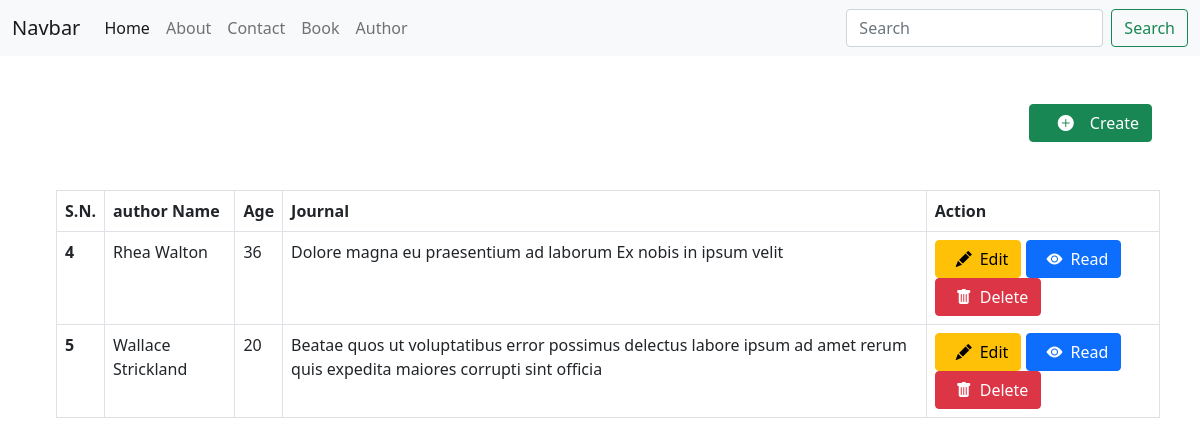
The page /author on the database its author committed.
### first/models.py (models this page shows, shortened)
class Author(models.Model):
    name = models.CharField(max_length=150)
    age = models.PositiveIntegerField()
    active_date = models.DateField()
    penname = models.CharField(max_length=150)
    journal = models.CharField(max_length=150)

### first/views.py (the view)
# urls.py: path('author', views.author, name="author"),
def author(request):
    author = Author.objects.all()
    context={
        'author':author
    }
    return render(request, 'author.html', context)

### templates/author.html (shortened to what this page needs)
{% extends 'inc/nav.html' %}
{% block content %}
<div class="float-end m-5">
    <a href="{% url 'createauthor' %}" class="btn btn-success"><i class="m-3 bi bi-plus-circle-fill"></i></i>Create</a>
</div>
<div class="m-5">
<table class="table table-bordered m-2 p-2">
    <thead>
      <tr>
        <th scope="col">S.N.</th>
        <th scope="col">author Name</th>
        <th scope="col">Age </th>
        <th scope="col">Journal</th>
        <th scope="col">Action</th>
      </tr>
    </thead>
    <tbody>
        {% for author in author %}
      <tr>
        <th scope="row">{{author.id}}</th>
        <td>{{author.name}}</td>
        <td>{{author.age}}</td>
        <td>{{author.journal}}</td>
        <td>
            <a href="{% url 'editauthor' author.id %}" class="btn btn-warning"><i class="m-2 bi bi-pencil-fill"></i>Edit</a>
            <a href="{% url 'readauthor' author.id %}" class="btn btn-primary"><i class="m-2 bi bi-eye-fill"></i>Read</a>
            <a href="{% url 'deleteauthor' author.id %}" class="btn btn-danger"><i class="m-2 bi bi-trash-fill"></i>Delete</a>
        </td>
      </tr>
      {% endfor %}
    </tbody>
  </table>
</div>
{% endblock content %}

### rows shown on the page
Author: id "4", name "Rhea Walton", age "36", journal "Dolore magna eu praesentium ad laborum Ex nobis in ipsum velit"
Author: id "5", name "Wallace Strickland", age "20", journal "Beatae quos ut voluptatibus error possimus delectus labore ipsum ad amet rerum quis expedita maiores corrupti sint officia"
